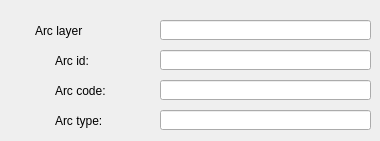
       <widget class="QWidget" name="tab_12">
        <attribute name="title">
         <string>Arc</string>
        </attribute>
        <widget class="QLineEdit" name="arc_code">
         <property name="geometry">
          <rect>
           <x>160</x>
           <y>80</y>
           <width>211</width>
           <height>20</height>
          </rect>
         </property>
         <property name="text">
          <string/>
         </property>
        </widget>
        <widget class="QLabel" name="label_arc_id">
         <property name="geometry">
          <rect>
           <x>55</x>
           <y>50</y>
           <width>151</width>
           <height>22</height>
          </rect>
         </property>
         <property name="font">
          <font>
           <pointsize>9</pointsize>
          </font>
         </property>
         <property name="frameShape">
          <enum>QFrame::NoFrame</enum>
         </property>
         <property name="frameShadow">
          <enum>QFrame::Plain</enum>
         </property>
         <property name="text">
          <string>Arc id:</string>
         </property>
         <property name="textFormat">
          <enum>Qt::AutoText</enum>
         </property>
         <property name="scaledContents">
          <bool>false</bool>
         </property>
         <property name="alignment">
          <set>Qt::AlignLeading|Qt::AlignLeft|Qt::AlignVCenter</set>
         </property>
         <property name="margin">
          <number>3</number>
         </property>
        </widget>
        <widget class="QLabel" name="label_arc_code">
         <property name="geometry">
          <rect>
           <x>55</x>
           <y>80</y>
           <width>151</width>
           <height>22</height>
          </rect>
         </property>
         <property name="font">
          <font>
           <pointsize>9</pointsize>
          </font>
         </property>
         <property name="frameShape">
          <enum>QFrame::NoFrame</enum>
         </property>
         <property name="frameShadow">
          <enum>QFrame::Plain</enum>
         </property>
         <property name="text">
          <string>Arc code:</string>
         </property>
         <property name="textFormat">
          <enum>Qt::AutoText</enum>
         </property>
         <property name="scaledContents">
          <bool>false</bool>
         </property>
         <property name="alignment">
          <set>Qt::AlignLeading|Qt::AlignLeft|Qt::AlignVCenter</set>
         </property>
         <property name="margin">
          <number>3</number>
         </property>
        </widget>
        <widget class="QLabel" name="label_arc_layer">
         <property name="geometry">
          <rect>
           <x>35</x>
           <y>20</y>
           <width>171</width>
           <height>22</height>
          </rect>
         </property>
         <property name="font">
          <font>
           <pointsize>9</pointsize>
          </font>
         </property>
         <property name="frameShape">
          <enum>QFrame::NoFrame</enum>
         </property>
         <property name="frameShadow">
          <enum>QFrame::Plain</enum>
         </property>
         <property name="text">
          <string>Arc layer</string>
         </property>
         <property name="textFormat">
          <enum>Qt::AutoText</enum>
         </property>
         <property name="scaledContents">
          <bool>false</bool>
         </property>
         <property name="alignment">
          <set>Qt::AlignLeading|Qt::AlignLeft|Qt::AlignVCenter</set>
         </property>
         <property name="margin">
          <number>3</number>
         </property>
        </widget>
        <widget class="QLabel" name="label_arc_type">
         <property name="geometry">
          <rect>
           <x>55</x>
           <y>110</y>
           <width>151</width>
           <height>22</height>
          </rect>
         </property>
         <property name="font">
          <font>
           <pointsize>9</pointsize>
          </font>
         </property>
         <property name="frameShape">
          <enum>QFrame::NoFrame</enum>
         </property>
         <property name="frameShadow">
          <enum>QFrame::Plain</enum>
         </property>
         <property name="text">
          <string>Arc type:</string>
         </property>
         <property name="textFormat">
          <enum>Qt::AutoText</enum>
         </property>
         <property name="scaledContents">
          <bool>false</bool>
         </property>
         <property name="alignment">
          <set>Qt::AlignLeading|Qt::AlignLeft|Qt::AlignVCenter</set>
         </property>
         <property name="margin">
          <number>3</number>
         </property>
        </widget>
        <widget class="QLineEdit" name="arc_id">
         <property name="geometry">
          <rect>
           <x>160</x>
           <y>50</y>
           <width>211</width>
           <height>20</height>
          </rect>
         </property>
         <property name="text">
          <string/>
         </property>
        </widget>
        <widget class="QLineEdit" name="arc_layer">
         <property name="geometry">
          <rect>
           <x>160</x>
           <y>20</y>
           <width>211</width>
           <height>20</height>
          </rect>
         </property>
         <property name="text">
          <string/>
         </property>
        </widget>
        <widget class="QLineEdit" name="arc_type">
         <property name="geometry">
          <rect>
           <x>160</x>
           <y>110</y>
           <width>211</width>
           <height>20</height>
          </rect>
         </property>
         <property name="text">
          <string/>
         </property>
        </widget>
       </widget>
